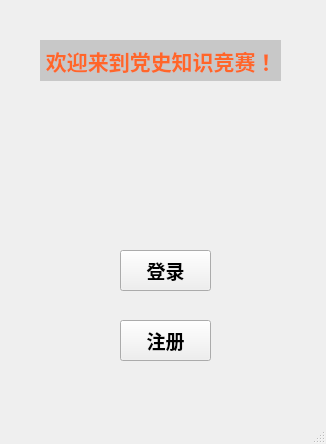
<?xml version="1.0" encoding="UTF-8"?>
<ui version="4.0">
 <class>MainWindow</class>
 <widget class="QMainWindow" name="MainWindow">
  <property name="geometry">
   <rect>
    <x>0</x>
    <y>0</y>
    <width>326</width>
    <height>444</height>
   </rect>
  </property>
  <property name="windowTitle">
   <string>MainWindow</string>
  </property>
  <property name="layoutDirection">
   <enum>Qt::LeftToRight</enum>
  </property>
  <property name="toolButtonStyle">
   <enum>Qt::ToolButtonIconOnly</enum>
  </property>
  <property name="animated">
   <bool>false</bool>
  </property>
  <widget class="QWidget" name="centralwidget">
   <widget class="QPushButton" name="login">
    <property name="geometry">
     <rect>
      <x>120</x>
      <y>250</y>
      <width>91</width>
      <height>41</height>
     </rect>
    </property>
    <property name="font">
     <font>
      <family>Arial</family>
      <pointsize>14</pointsize>
      <weight>75</weight>
      <bold>true</bold>
     </font>
    </property>
    <property name="text">
     <string>登录</string>
    </property>
   </widget>
   <widget class="QPushButton" name="register_2">
    <property name="geometry">
     <rect>
      <x>120</x>
      <y>320</y>
      <width>91</width>
      <height>41</height>
     </rect>
    </property>
    <property name="font">
     <font>
      <family>Arial</family>
      <pointsize>14</pointsize>
      <weight>75</weight>
      <bold>true</bold>
     </font>
    </property>
    <property name="text">
     <string>注册</string>
    </property>
   </widget>
   <widget class="QLabel" name="label">
    <property name="geometry">
     <rect>
      <x>0</x>
      <y>-330</y>
      <width>381</width>
      <height>751</height>
     </rect>
    </property>
    <property name="text">
     <string/>
    </property>
    <property name="pixmap">
     <pixmap resource="Resource.qrc">:/OIP-C.jpg</pixmap>
    </property>
   </widget>
   <widget class="QLabel" name="label_2">
    <property name="geometry">
     <rect>
      <x>40</x>
      <y>40</y>
      <width>241</width>
      <height>41</height>
     </rect>
    </property>
    <property name="font">
     <font>
      <family>Arial</family>
      <pointsize>16</pointsize>
      <weight>75</weight>
      <bold>true</bold>
     </font>
    </property>
    <property name="styleSheet">
     <string notr="true">color: rgb(255, 102, 41);
background-color: rgb(200, 200, 200);</string>
    </property>
    <property name="text">
     <string> 欢迎来到党史知识竞赛！</string>
    </property>
   </widget>
   <zorder>label</zorder>
   <zorder>login</zorder>
   <zorder>register_2</zorder>
   <zorder>label_2</zorder>
  </widget>
  <widget class="QMenuBar" name="menubar">
   <property name="geometry">
    <rect>
     <x>0</x>
     <y>0</y>
     <width>326</width>
     <height>21</height>
    </rect>
   </property>
  </widget>
  <widget class="QStatusBar" name="statusbar"/>
 </widget>
 <resources>
  <include location="Resource.qrc"/>
 </resources>
 <connections/>
</ui>
